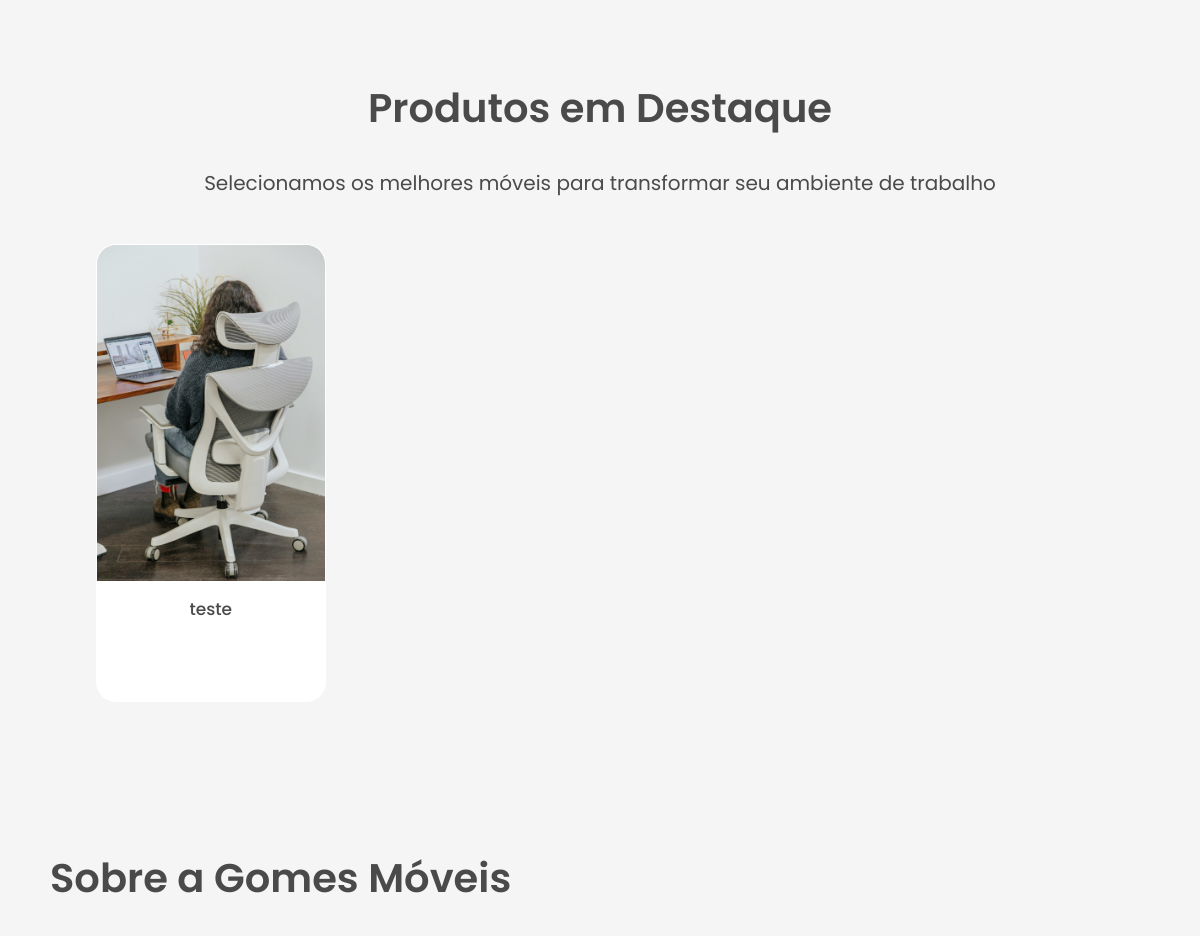
Before: / (middle part) with the older database file.
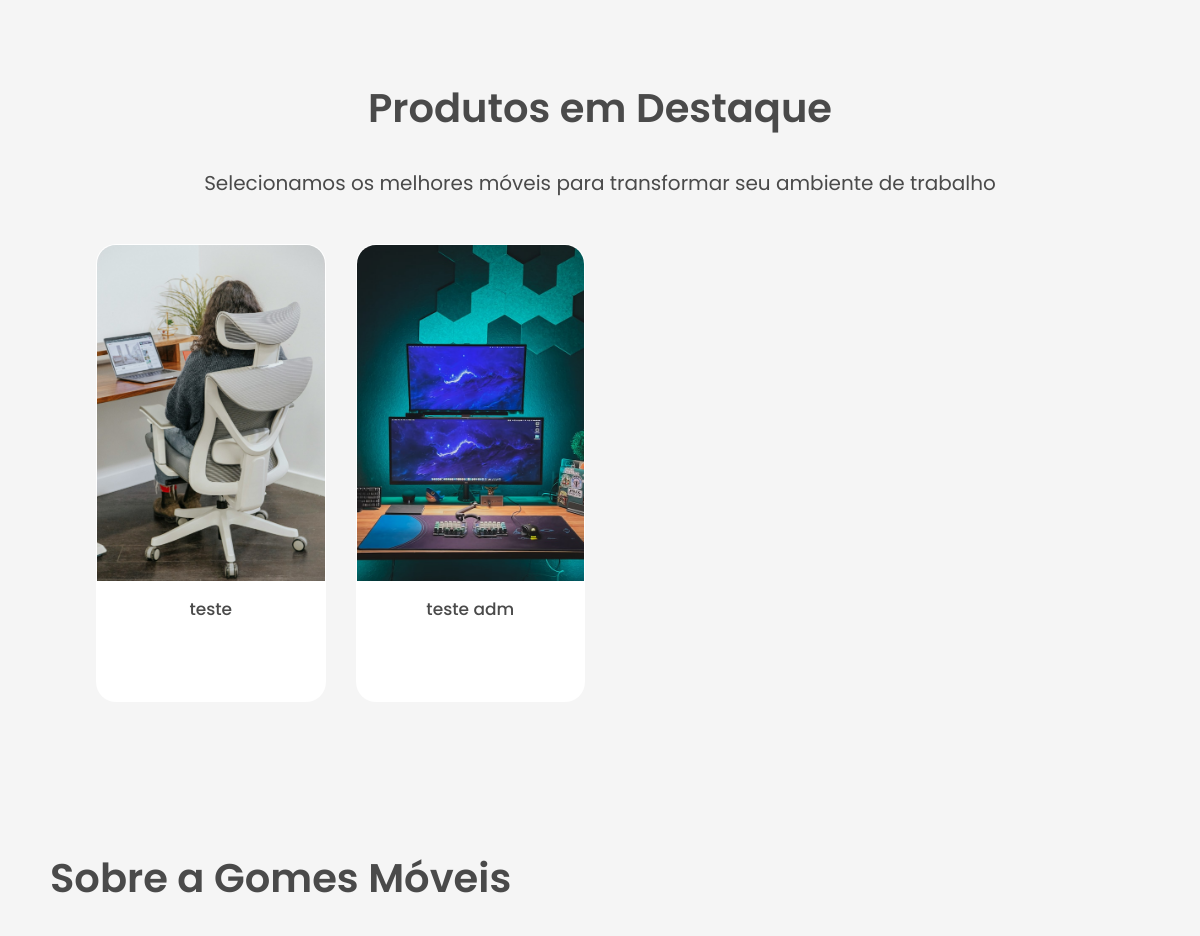
After: the same page with the newer database file.
### core/models.py (models this page shows, shortened)
class Produto(models.Model):
    TIPOS = [
        ("cadeira","Cadeira"),
        ("mesa","Mesa"),
        ("longarina","Longarina"),
        ("roupeiro","Roupeiro"),
        ("arquivo","Arquivos"),
        ("armario","Armários"),
        ("outros", "Outros")
    ]
    nome = models.CharField(max_length=200)
    descricao = models.TextField()
    destaque = models.BooleanField(default=False)
    slug = models.SlugField(unique=True, blank=True)
    tipo = models.CharField(max_length=20, choices=TIPOS, default="outros")
    categoria = models.ForeignKey(
        Categoria,
        on_delete=models.CASCADE,
        related_name="produtos"
    )

class ProdutoImagem(models.Model):
    produto = models.ForeignKey(
        Produto,
        on_delete=models.CASCADE,
        related_name="imagens"
    )
    imagem = models.ImageField(upload_to="produtos/")

### core/views.py (the view)
# urls.py: path("", inicio,name="inicio"),
def inicio(request):
    produtos_destaque = Produto.objects.filter(destaque=True)
    return render(request, "index.html", {
        "produtos_destaque": produtos_destaque
    })

### core/templates/index.html (shortened to what this page needs)
{% extends 'base.html' %}
{% load static %}
{% block css %}
<link rel="stylesheet" href="{% static 'css/index.css' %}">
{% endblock %}
{% block content %}
<div class="container-destaque">
    <div class="container-hero-destaque">
        <div class="produto-destaque">
            <h3>Produtos em Destaque</h3>
        </div>
        <div class="container-txt-destaque">
            <p>Selecionamos os melhores móveis para transformar seu ambiente de trabalho</p>
        </div>
        <div class="container-produto">
            {% for produto in produtos_destaque %}
            <a href="{% url 'produto' produto.slug %}" class="produto">
                <div class="img-container">
                    <img class="img-produto" src="{{ produto.imagens.first.imagem.url }}">
                </div>
                <div class="paragrafo-produto">
                    <p>{{ produto.nome }}</p>
                </div>
            </a>
            {% endfor %}
        </div>
    </div>
</div>
<div class="container-visao">
    <div class="container-descricao-visao">
        <div class="descricao-visao">
            <div class="sobre">
                <h4>Sobre a Gomes Móveis</h4>
            </div>
        </div>
    </div>
    <div class="container-img-visao">
    </div>
</div>
{% endblock %}

Changed rows visible on the page:
added Produto: imagens.first.imagem (picture), nome "teste adm"
